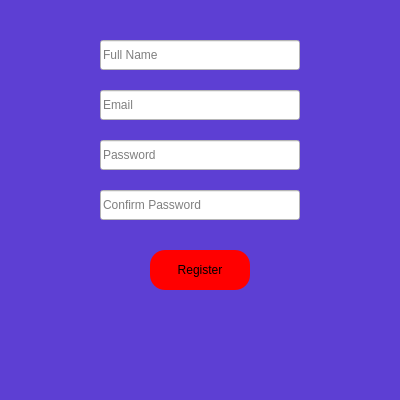
<?xml version="1.0" encoding="UTF-8"?>
<ui version="4.0">
 <class>RegisterWindow</class>
 <widget class="QDialog" name="RegisterWindow">
  <property name="geometry">
   <rect>
    <x>0</x>
    <y>0</y>
    <width>400</width>
    <height>400</height>
   </rect>
  </property>
  <property name="windowTitle">
   <string>Register Account</string>
  </property>
  <property name="styleSheet">
   <string notr="true">background-color: rgb(93, 63, 211);</string>
  </property>
  <widget class="QLineEdit" name="nameLineEdit">
   <property name="geometry">
    <rect>
     <x>100</x>
     <y>40</y>
     <width>200</width>
     <height>30</height>
    </rect>
   </property>
   <property name="styleSheet">
    <string notr="true">color: black;
background-color: white;
</string>
   </property>
   <property name="placeholderText">
    <string>Full Name</string>
   </property>
  </widget>
  <widget class="QLineEdit" name="emailLineEdit">
   <property name="geometry">
    <rect>
     <x>100</x>
     <y>90</y>
     <width>200</width>
     <height>30</height>
    </rect>
   </property>
   <property name="styleSheet">
    <string notr="true">color: black;
background-color: white;</string>
   </property>
   <property name="placeholderText">
    <string>Email</string>
   </property>
  </widget>
  <widget class="QLineEdit" name="passwordLineEdit">
   <property name="geometry">
    <rect>
     <x>100</x>
     <y>140</y>
     <width>200</width>
     <height>30</height>
    </rect>
   </property>
   <property name="styleSheet">
    <string notr="true">color: black;
background-color: white;</string>
   </property>
   <property name="echoMode">
    <enum>QLineEdit::EchoMode::Password</enum>
   </property>
   <property name="placeholderText">
    <string>Password</string>
   </property>
  </widget>
  <widget class="QLineEdit" name="confirmPasswordLineEdit">
   <property name="geometry">
    <rect>
     <x>100</x>
     <y>190</y>
     <width>200</width>
     <height>30</height>
    </rect>
   </property>
   <property name="styleSheet">
    <string notr="true">color: black;
background-color: white;</string>
   </property>
   <property name="echoMode">
    <enum>QLineEdit::EchoMode::Password</enum>
   </property>
   <property name="placeholderText">
    <string>Confirm Password</string>
   </property>
  </widget>
  <widget class="QPushButton" name="registerButton">
   <property name="geometry">
    <rect>
     <x>150</x>
     <y>250</y>
     <width>100</width>
     <height>40</height>
    </rect>
   </property>
   <property name="styleSheet">
    <string notr="true">border-radius: 15px; font: 700 12pt &quot;Open Sans&quot;; background-color: red;</string>
   </property>
   <property name="text">
    <string>Register</string>
   </property>
  </widget>
 </widget>
 <resources/>
 <connections/>
</ui>
